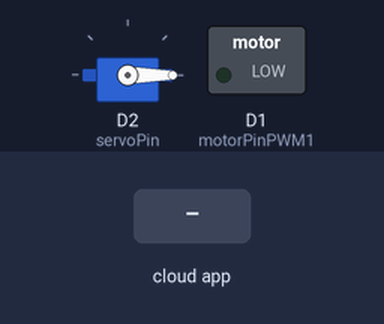
Bench run of a sketch on a simulated ESP8266 (NodeMCU). Parts: servo, switched loads named in the sketch (green lamp = pin HIGH). The inputs (shaded band) are chosen by the test bench. The RemoteXY app is connected; what the sketch prints to the serial monitor is not drawn.

Above: at 1.2 s.
1.3 s: the phone or cloud app sets slider_gor to 25
At 1.7 s:
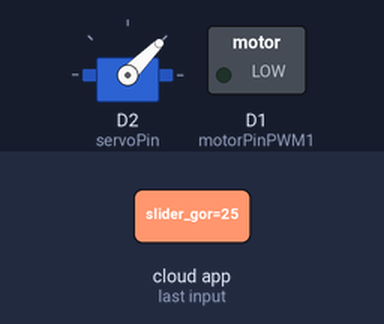
2.8 s: the phone or cloud app sets slider_ver to 25
At 4.0 s:
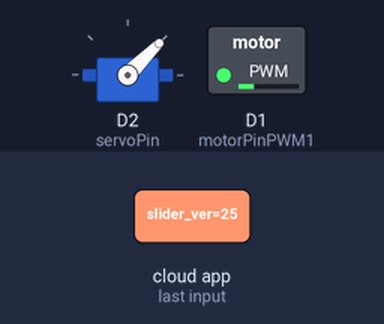
4.3 s: the phone or cloud app sets slider_gor to 50
At 5.2 s:
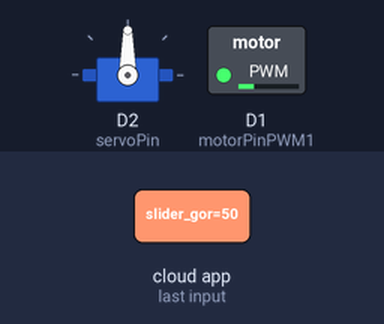
5.8 s: the phone or cloud app sets slider_ver to 0
At 6.3 s:
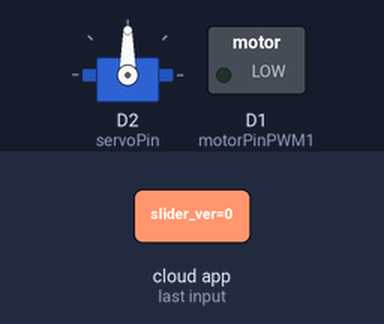
7.3 s: the phone or cloud app sets slider_gor to 100
At 8.5 s:
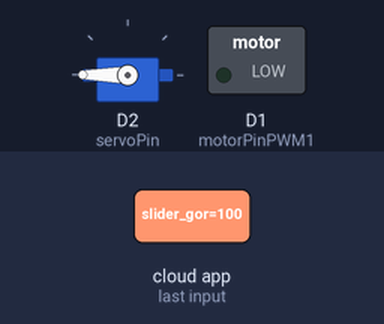
8.8 s: the phone or cloud app sets slider_ver to 50
At 9.8 s:
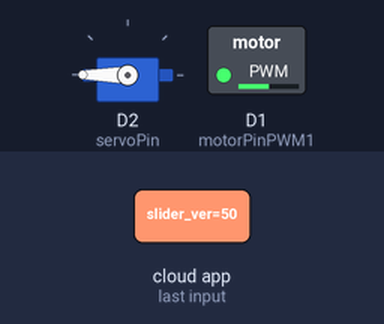
Timing chart, 0 to 11.3 s (numbered marks = the images above; inputs shaded):
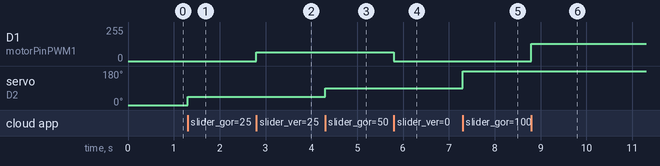

Measured:
- after the input at 1.3 s, servo on D2 (servoPin): 0° → 45° at once
- after the input at 2.8 s, D1 (motorPinPWM1): 0/255 → 64/255 at once
- after the input at 4.3 s, servo on D2 (servoPin): 45° → 90° at once
- after the input at 5.8 s, D1 (motorPinPWM1): 64/255 → 0/255 at once
- after the input at 7.3 s, servo on D2 (servoPin): 90° → 180° at once
- after the input at 8.8 s, D1 (motorPinPWM1): 0/255 → 128/255 at once

The sketch:

IMboatINO.ino
```cpp
// (licence header left out)
//////////////////////////////////////////////
//        RemoteXY include library          //
//////////////////////////////////////////////

#define REMOTEXY__DEBUGLOG

#define REMOTEXY_MODE__WIFI_POINT

#include <ESP8266WiFi.h>
#include <RemoteXY.h>
#include <Servo.h>  // Подключаем библиотеку Servo


// настройки соединения
#define REMOTEXY_WIFI_SSID "IMboat"
#define REMOTEXY_WIFI_PASSWORD ""
#define REMOTEXY_SERVER_PORT 6377
#define REMOTEXY_ACCESS_PASSWORD "12345678"


// конфигурация интерфейса RemoteXY
#pragma pack(push, 1)
uint8_t RemoteXY_CONF[] =   // 52 bytes
  { 255,2,0,0,0,45,0,19,0,0,0,73,77,98,111,97,116,0,21,2,
  106,200,200,84,1,1,2,0,4,13,47,7,86,25,20,14,36,0,2,26,
  4,60,57,7,86,74,45,36,12,128,2,26 };

// структура определяет все переменные и события вашего интерфейса управления
struct {
    // input variables
  int8_t slider_ver; // oт 0 до 100 (скорость мотора)
  int8_t slider_gor; // oт 0 до 100 (руль)

    // other variable
  uint8_t connect_flag;  // =1 if wire connected, else =0

} RemoteXY;
#pragma pack(pop)

/////////////////////////////////////////////
//           END RemoteXY include          //
/////////////////////////////////////////////

// === Добавляем объекты для работы с сервой и мотором ===
Servo steeringServo;

const int motorPinPWM1 = D1;
const int motorPinPWM2 = D3; // ШИМ-пины для управления скоростью мотора
const int servoPin = D2; // Пин для серводвигателя

void setup()
{
  RemoteXY_Init ();

  // Инициализация пина мотора
  pinMode(motorPinPWM1, OUTPUT);
  //pinMode(motorPinPWM2, OUTPUT);

  // Прикрепляем серву к пину
  steeringServo.attach(servoPin,360,2400);
  Serial.begin(115200);
}

void loop()
{
  RemoteXY_Handler ();

  // Управление мотором: преобразование 0–100% в 0–255
  int motorSpeed = map(RemoteXY.slider_ver, 0, 100, 0, 255);
  analogWrite(motorPinPWM1, motorSpeed);
  //analogWrite(motorPinPWM2, 0);

  // Управление сервой: преобразуем 0–100 в угол от 0 до 180 градусов
  int angle = map(RemoteXY.slider_gor, 0, 100, 0, 180);
  Serial.println(angle);
  steeringServo.write(angle);
}
```
